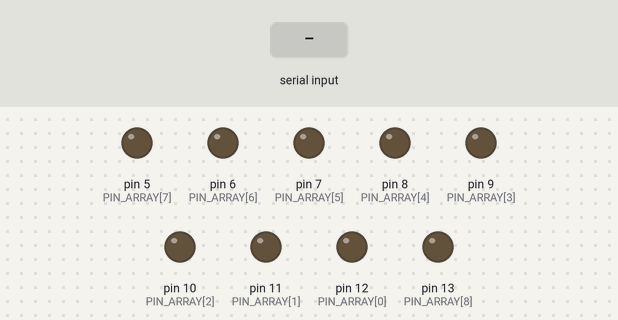
Bench run of a sketch on a simulated Arduino Uno, built with avr-gcc and run on an emulated ATmega328P. Shown: output pins drawn as LEDs (lit = HIGH). The inputs (shaded band) are chosen by the test bench. What the sketch prints to the serial monitor is not drawn.

Above: at 1.2 s.
1.3 s: "1" received over Serial
At 1.6 s:
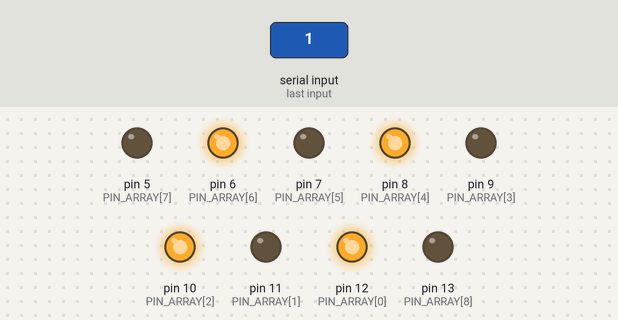
2.8 s: byte 117 ('u') received over Serial
At 4.0 s:
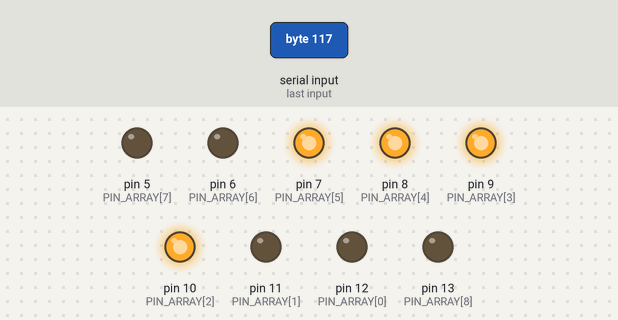
4.3 s: byte 100 ('d') received over Serial
At 5.1 s:
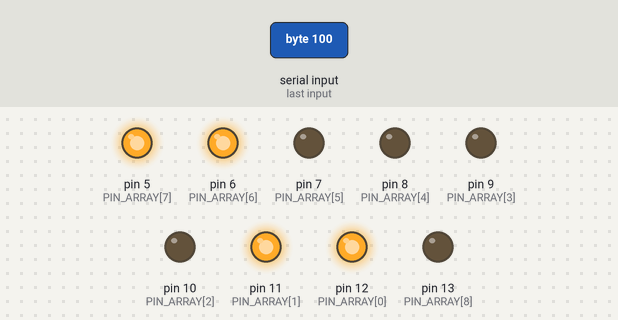
5.8 s: byte 108 ('l') received over Serial
At 6.2 s:
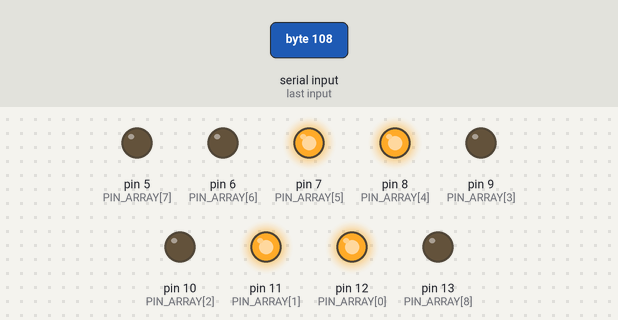
7.3 s: byte 114 ('r') received over Serial
At 8.5 s:
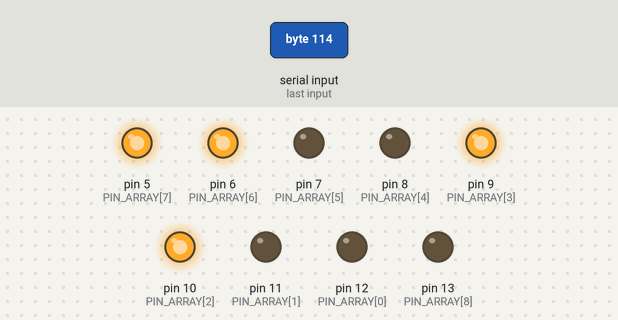
8.8 s: "0" received over Serial
At 9.7 s:
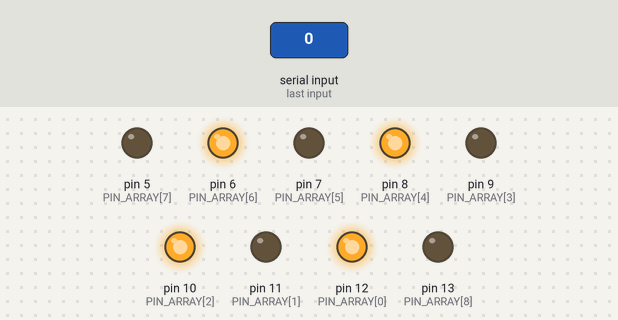
Timing chart, 0 to 11.3 s (numbered marks = the images above; inputs shaded):
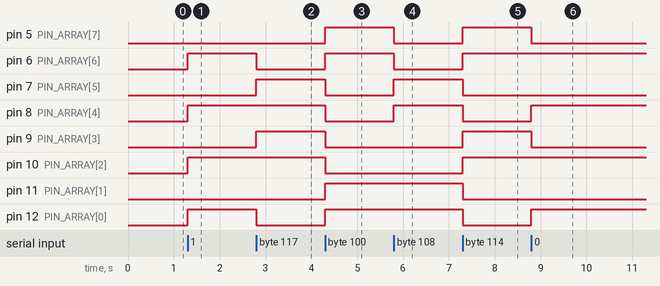

Measured:
- after the input at 1.3 s, pin 6 (PIN_ARRAY[6]), pin 8 (PIN_ARRAY[4]), pin 10 (PIN_ARRAY[2]), pin 12 (PIN_ARRAY[0]): LOW → HIGH at once
- after the input at 2.8 s, pin 6 (PIN_ARRAY[6]), pin 12 (PIN_ARRAY[0]): HIGH → LOW at once; pin 7 (PIN_ARRAY[5]), pin 9 (PIN_ARRAY[3]): LOW → HIGH at once
- after the input at 4.3 s, pin 5 (PIN_ARRAY[7]), pin 6 (PIN_ARRAY[6]), pin 11 (PIN_ARRAY[1]), pin 12 (PIN_ARRAY[0]): LOW → HIGH at once; pin 7 (PIN_ARRAY[5]), pin 8 (PIN_ARRAY[4]), pin 9 (PIN_ARRAY[3]), pin 10 (PIN_ARRAY[2]): HIGH → LOW at once
- after the input at 5.8 s, pin 5 (PIN_ARRAY[7]), pin 6 (PIN_ARRAY[6]): HIGH → LOW at once; pin 7 (PIN_ARRAY[5]), pin 8 (PIN_ARRAY[4]): LOW → HIGH at once
- after the input at 7.3 s, pin 5 (PIN_ARRAY[7]), pin 6 (PIN_ARRAY[6]), pin 9 (PIN_ARRAY[3]), pin 10 (PIN_ARRAY[2]): LOW → HIGH at once; pin 7 (PIN_ARRAY[5]), pin 8 (PIN_ARRAY[4]), pin 11 (PIN_ARRAY[1]), pin 12 (PIN_ARRAY[0]): HIGH → LOW at once
- after the input at 8.8 s, pin 5 (PIN_ARRAY[7]), pin 9 (PIN_ARRAY[3]): HIGH → LOW at once; pin 8 (PIN_ARRAY[4]), pin 12 (PIN_ARRAY[0]): LOW → HIGH at once

The sketch:

car.ino
```cpp
/**
 * This class is to be uploaded into the car. It takes input over the serial port, and uses
 * it to run the car.
 *
 * @author sammatime22
 */
#include <SoftwareSerial.h>

// Car constants for all nine pins
// (eight for transistors that run the motors, one for the Debug LED (builtin))
const int NUM_OF_ACTIVE_PINS = 9;
const int PIN_ARRAY[] = { 12, 11, 10, 9, 8, 7, 6, 5, 13 };

/**
 * Sets up all nine pins and defines the BAUD rate.
 */
void setup() {
  for (int i = 0; i < NUM_OF_ACTIVE_PINS; i++){
    pinMode(PIN_ARRAY[i], OUTPUT);
  }
  Serial.begin(57600);
}

/**
 * This function abstracts the moving of motors.
 *
 * @param pin_values: The values of that each of the pins are to be set to
 */
void move_motors(uint8_t pin_values[]) {
  digitalWrite(PIN_ARRAY[8], HIGH); // Blink the LED when you get a signal
  digitalWrite(PIN_ARRAY[0], pin_values[0]); // PNP A
  digitalWrite(PIN_ARRAY[1], pin_values[1]); // NPN A
  digitalWrite(PIN_ARRAY[2], pin_values[2]); // PNP B
  digitalWrite(PIN_ARRAY[3], pin_values[3]); // NPN B
  digitalWrite(PIN_ARRAY[4], pin_values[4]); // PNP C
  digitalWrite(PIN_ARRAY[5], pin_values[5]); // NPN C
  digitalWrite(PIN_ARRAY[6], pin_values[6]); // PNP D
  digitalWrite(PIN_ARRAY[7], pin_values[7]); // NPN D
}

/**
 * The main loop to take in the input from the controller and use that to move the car.
 */
void loop() {
  if(Serial.available() > 0) {
    digitalWrite(PIN_ARRAY[8], HIGH); // Blink the LED when you get a signal
    char recieved_data = Serial.read();
    Serial.print(recieved_data);
    if ('u' == recieved_data) {
      // Controller moved UP, move car Forward
      uint8_t to_motor[] = { LOW, LOW, HIGH, HIGH, HIGH, HIGH, LOW, LOW };
      move_motors(to_motor);
    } else if('d' == recieved_data) {
      // Controller moved DOWN, move car Backward
      uint8_t to_motor[] = { HIGH, HIGH, LOW, LOW, LOW, LOW, HIGH, HIGH };
      move_motors(to_motor);
    } else if('l' == recieved_data) {
      // Controller moved LEFT, turn the car to face Left
      uint8_t to_motor[] = { HIGH, HIGH, LOW, LOW, HIGH, HIGH, LOW, LOW };
      move_motors(to_motor);
    } else if('r' == recieved_data) {
      // Controller moved RIGHT, turn the car to face Right
      uint8_t to_motor[] = { LOW, LOW, HIGH, HIGH, LOW, LOW, HIGH, HIGH };
      move_motors(to_motor);
    } else {
      // 'n' or an unrecognized char has been received, do nothing
      uint8_t to_motor[] = { HIGH, LOW, HIGH, LOW, HIGH, LOW, HIGH, LOW };
      move_motors(to_motor);
    }
    digitalWrite(PIN_ARRAY[8], LOW); // Blink the LED when you get a signal
    Serial.read();
  }
}
```
